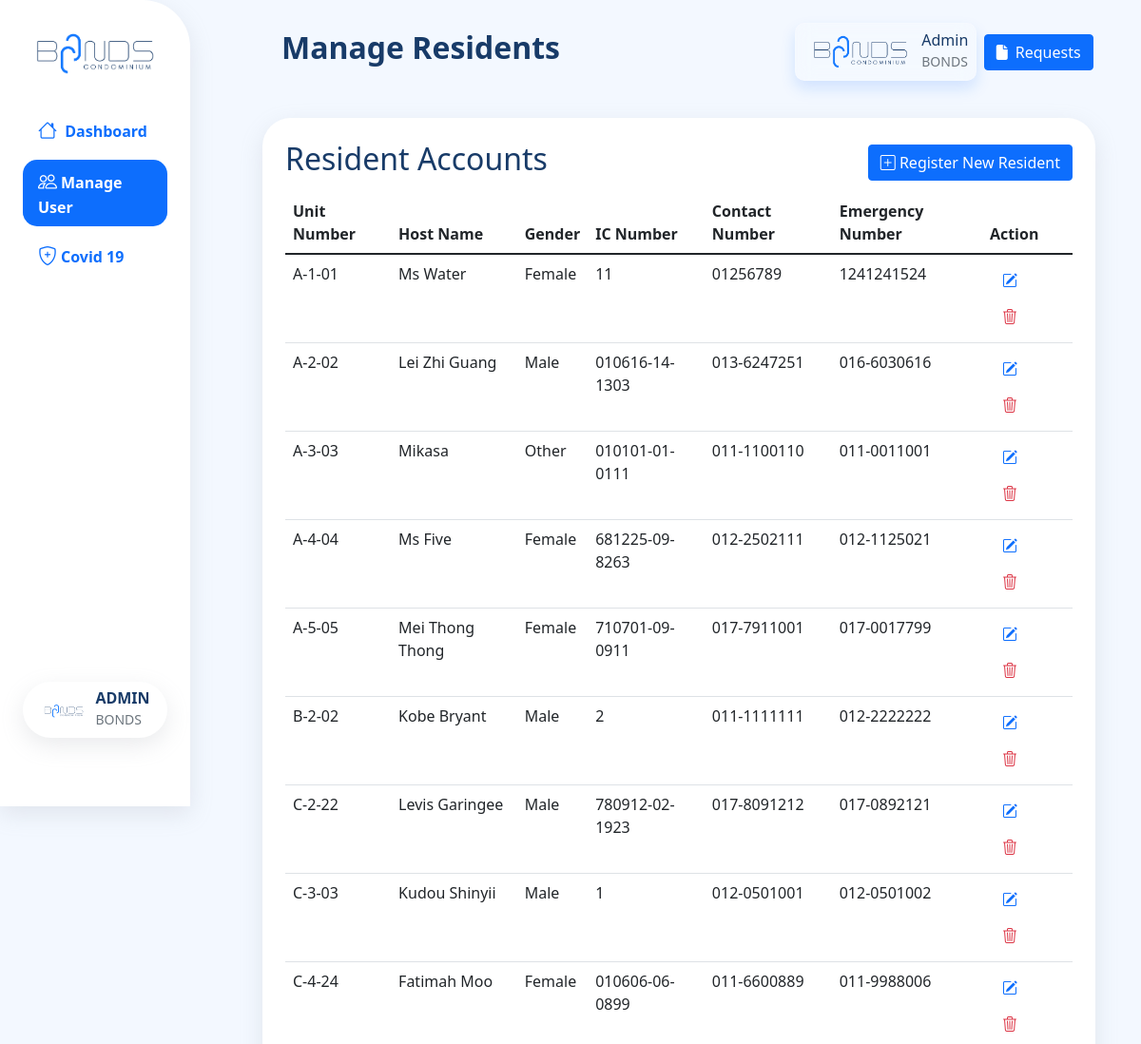
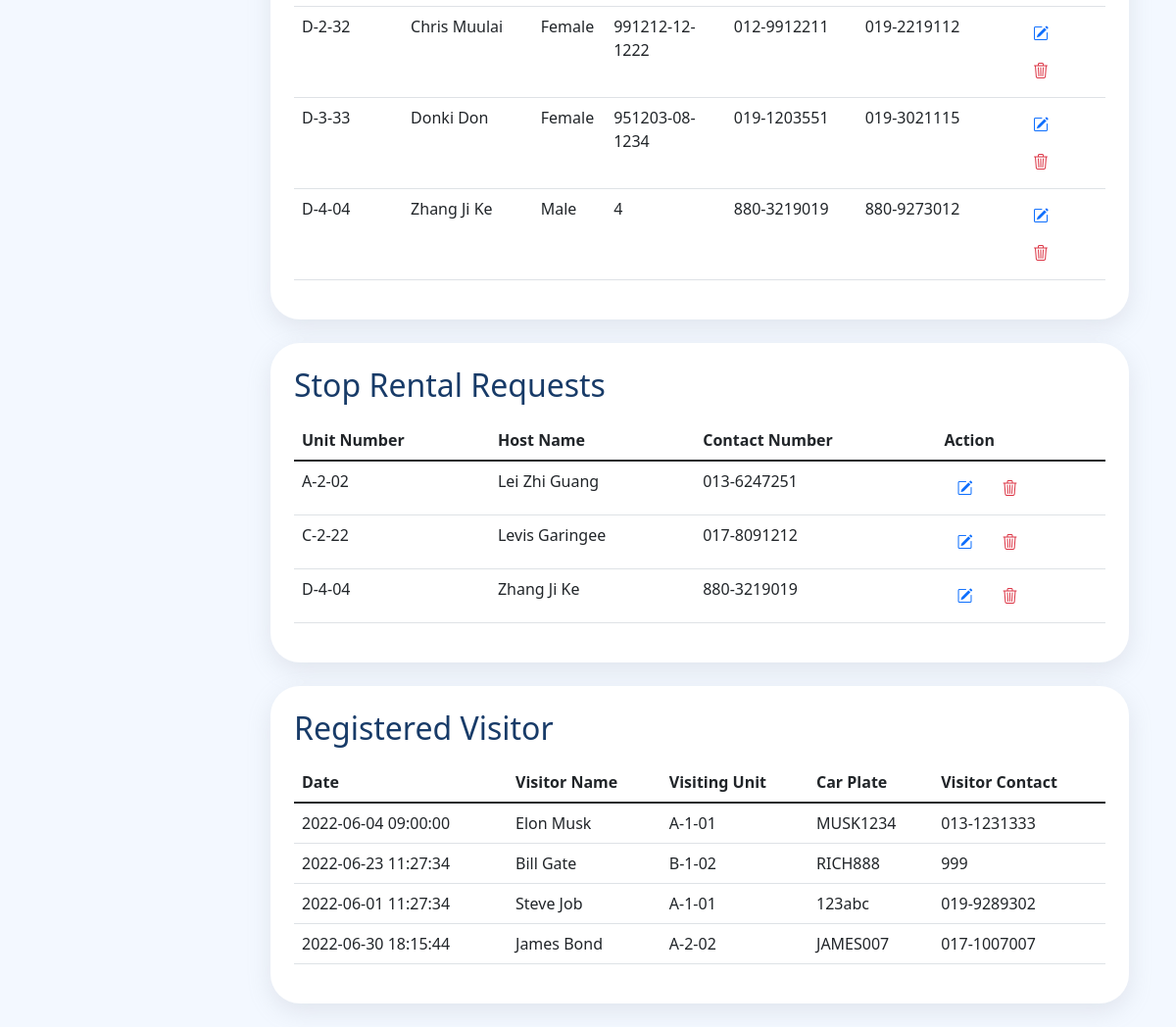
/admin-manageuser.php (signed in), run on an earlier commit of the app's database (2 pictures, top to bottom).
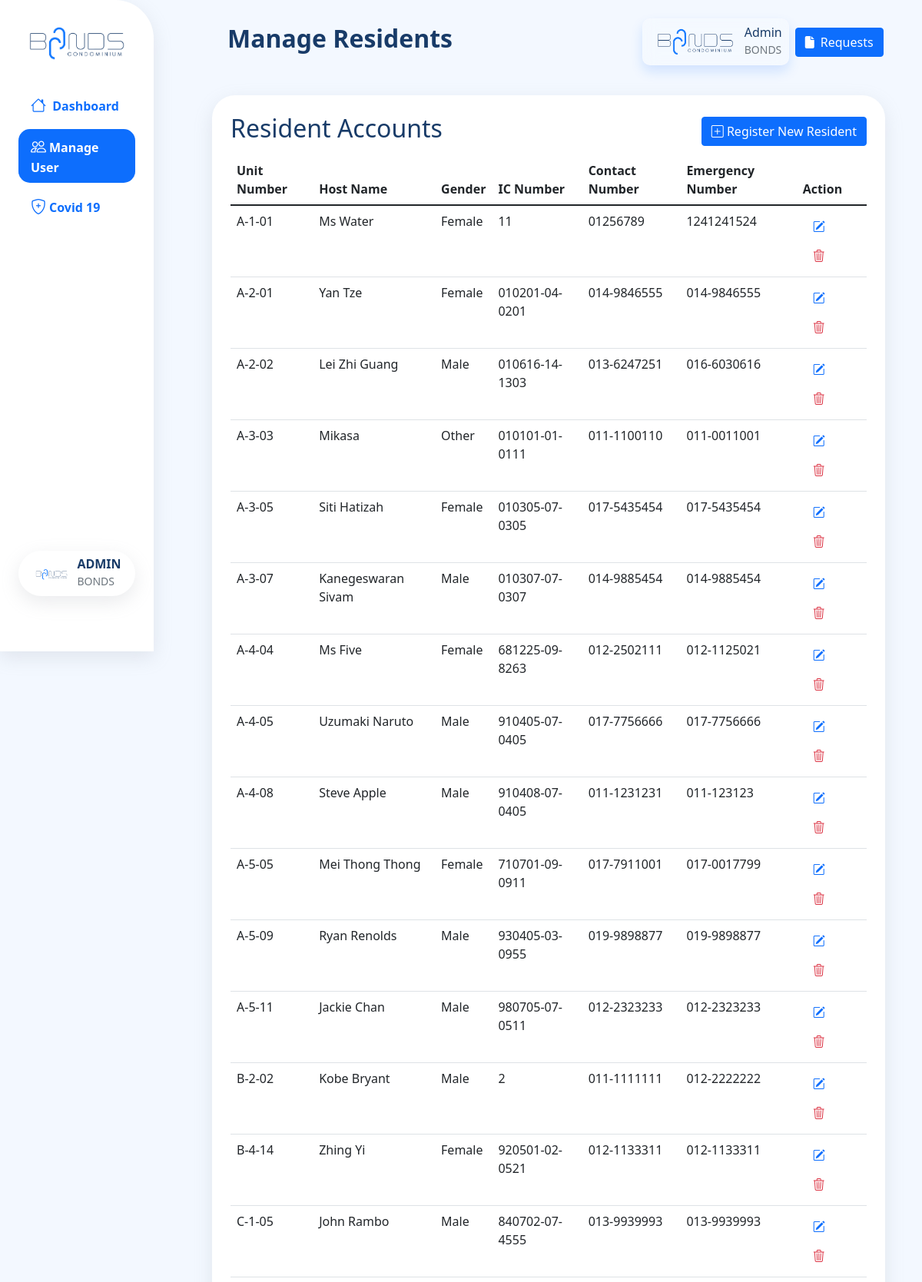
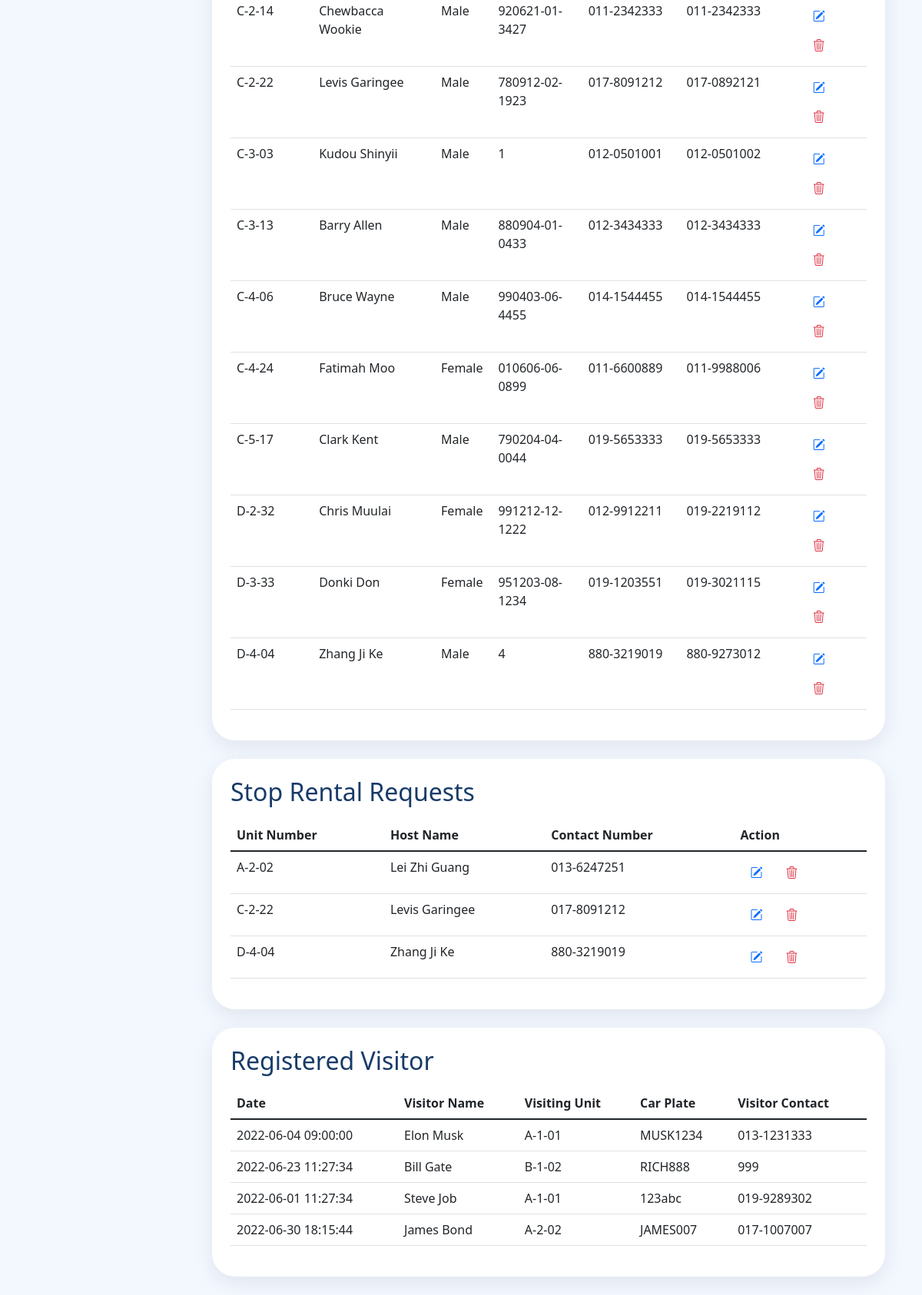
And on a later commit of the database (2 pictures, top to bottom).
### tables this page shows
CREATE TABLE `unit` (
  `unit_no` varchar(10) NOT NULL,
  `owner_ic` varchar(20) NOT NULL,
  `car_park_id` varchar(25) NOT NULL
);

CREATE TABLE `resident` (
  `ic` varchar(20) NOT NULL,
  `name` varchar(50) NOT NULL,
  `dob` date NOT NULL,
  `gender` varchar(10) NOT NULL,
  `race` varchar(20) NOT NULL,
  `contact` varchar(20) NOT NULL,
  `emergency_contact` varchar(20) NOT NULL,
  `email` varchar(100) NOT NULL,
  `check_in_date` datetime NOT NULL,
  `profile_pic` varchar(500) NOT NULL,
  `covid_status` varchar(30) NOT NULL,
  `password` varchar(255) NOT NULL,
  `vaccine_status` varchar(30) NOT NULL,
  `rental_status` varchar(20) NOT NULL
);

CREATE TABLE `visitorpass` (
  `pass_id` int(11) NOT NULL,
  `unit` varchar(20) NOT NULL,
  `visitor_name` varchar(50) NOT NULL,
  `visitor_ic` varchar(20) NOT NULL,
  `visitor_contact` varchar(20) NOT NULL,
  `car_details` varchar(50) NOT NULL,
  `car_plate` varchar(15) NOT NULL,
  `start_time` datetime NOT NULL,
  `end_time` datetime NOT NULL,
  `visitor_num` int(11) NOT NULL
);

### admin-manageuser.php (the view, shortened to what this page needs)
<?php
    $pageTitle = "Manage Residents";
    include 'includes/admin-header.php';
?>
                        <div class="col-12 mycontainer mx-auto">
                            <div class="title d-flex align-items-center mb-2">
                                <h2>Resident Accounts</h2>
                            <button type="button" class="btn btn-primary ms-auto" data-bs-toggle="modal" data-bs-target="#addResidentModal"><i
                                    class="bi bi-plus-square"></i> Register New Resident</button>
                            </div>
                            <table class="table table-hover" id="ResidentTable">
                                <thead>
                                    <tr>
                                        <th scope="col">Unit Number</th>
                                        <th scope="col">Host Name</th>
                                        <th scope="col">Gender</th>
                                        <th scope="col">IC Number</th>
                                        <th scope="col">Contact Number</th>
                                        <th scope="col">Emergency Number</th>
                                        <th scope="col">Action</th>
                                    </tr>
                                </thead>
                                <tbody id="ResidentTableBody">
                                    <?php
                                        $data_query = mysqli_query($con, "SELECT * FROM unit INNER JOIN resident ON unit.owner_ic = resident.ic");
                                        if(mysqli_num_rows($data_query) > 0)
                                        {
                                            foreach($data_query as $resident)
                                            {
                                    ?>
                                                <tr>
                                                    <td><?= $resident['unit_no'] ?></td>
                                                    <td><?= $resident['name'] ?></td>
                                                    <td><?= $resident['gender'] ?></td>
                                                    <td><?= $resident['ic'] ?></td>
                                                    <td><?= $resident['contact'] ?></td>
                                                    <td><?= $resident['emergency_contact'] ?></td>
                                                    <td>
                                                        <button type="button" value="<?=$resident['ic'];?>" class='btn editResidentBtn'><i class='bi bi-pencil-square text-primary'></i></button>
                                                        <button type="button" value="<?=$resident['ic'];?>" class='btn deleteResidentBtn'><i class='bi bi-trash3 text-danger'></i></button>
                                                    </td>
                                                </tr>
                                    <?php
                                            }
                                        }
                                    ?>
                                </tbody>
                            </table>
                        </div>
                        <div class="col-12 mycontainer mt-4">
                            <div class="title d-flex align-items-center mb-2">
                                <h2>Stop Rental Requests</h2>
                            </div>
                            <table class="table table-hover" id="RequestTable">
                                <thead>
                                    <tr>
                                        <th scope="col">Unit Number</th>
                                        <th scope="col">Host Name</th>
                                        <th scope="col">Contact Number</th>
                                        <th scope="col">Action</th>
                                    </tr>
                                </thead>
                                <tbody id="RequestTableBody">
                                    <?php
                                        $data_query = mysqli_query($con, "SELECT * FROM unit INNER JOIN resident ON unit.owner_ic = resident.ic WHERE rental_status='request to stop'");
                                        if(mysqli_num_rows($data_query) > 0)
                                        {
                                            foreach($data_query as $resident)
                                            {
                                    ?>
                                                <tr>
                                                    <td><?= $resident['unit_no'] ?></td>
                                                    <td><?= $resident['name'] ?></td>
                                                    <td><?= $resident['contact'] ?></td>
                                                    <td>
                                                        <button type="button" value="<?=$resident['ic'];?>" class='btn editResidentBtn'><i class='bi bi-pencil-square text-primary'></i></button>
                                                        <button type="button" value="<?=$resident['ic'];?>" class='btn deleteResidentBtn'><i class='bi bi-trash3 text-danger'></i></button>
                                                    </td>
                                                </tr>
                                    <?php
                                            }
                                        }
                                    ?>
                                </tbody>
                            </table>
                        </div>
                        <div class="col-12 mycontainer mt-4">
                            <div class="title d-flex align-items-center mb-2">
                                <h2>Registered Visitor</h2>
                            </div>
                            <table class="table table-hover" id="VisitorTable">
                                <thead>
                                    <tr>
                                        <th scope="col">Date</th>
                                        <th scope="col">Visitor Name</th>
                                        <th scope="col">Visiting Unit</th>
                                        <th scope="col">Car Plate</th>
                                        <th scope="col">Visitor Contact</th>
                                    </tr>
                                </thead>
                                <tbody id="VisitorTableBody">
                                    <?php
                                        $data_query = mysqli_query($con, "SELECT * FROM visitorpass");
                                        if(mysqli_num_rows($data_query) > 0)
                                        {
                                            foreach($data_query as $visitor)
                                            {
                                    ?>
                                                <tr>
                                                    <td><?= $visitor['start_time'] ?></td>
                                                    <td><?= $visitor['visitor_name'] ?></td>
                                                    <td><?= $visitor['unit'] ?></td>
                                                    <td><?= $visitor['car_plate'] ?></td>
                                                    <td><?= $visitor['visitor_contact'] ?></td>
                                                </tr>
                                    <?php
                                            }
                                        }
                                    ?>
                                </tbody>
                            </table>
                        </div>
<?php include 'includes/admin-footer.php';?>

### includes/admin-header.php (shortened to what this page needs)
<!DOCTYPE html>
<html lang="en">
<head>
    <link href="https://cdn.jsdelivr.net/npm/bootstrap@5.1.3/dist/css/bootstrap.min.css" rel="stylesheet">
    <link rel="stylesheet" href="https://cdn.jsdelivr.net/npm/bootstrap-icons@1.8.1/font/bootstrap-icons.css">
    <link rel="stylesheet" href="https://cdn.datatables.net/1.11.5/css/jquery.dataTables.min.css">
    <link rel="stylesheet" href="assets/css/admin.css">
</head>
<body>
    <div class="container-fluid">
        <div class="row flex-nowrap">
            <div class="col-auto col-md-3 col-lg-3 col-xl-2 px-sm-2 py-4 pe-4 bg-white" id="sidebar">
                <div class="d-flex flex-column align-items-center align-items-sm-start px-3 pt-2 text-white min-vh-100">
                    <a class="mx-auto" id="logo" href="admin-dashboard.php"
                        class="d-flex align-items-center pb-3 mb-md-0 me-md-auto text-decoration-none">
                        <span class="fs-5 d-none d-sm-inline"><img src="assets/images/admin.png" alt="Bonds Logo"
                                width="150"></span>
                    </a>
                    <ul class="mx-auto nav nav-pills flex-column mb-sm-auto mb-0 align-items-center align-items-sm-start mt-4"
                        id="menu">
                        <li class="nav-item mt-2">
                            <a href="admin-dashboard.php" class="nav-link  menu_a">
                                <i class="fs-5 bi bi-house"></i> <span
                                    class="fs-6 ms-1 d-none d-sm-inline">Dashboard</span>
                            </a>
                        </li>
                        <li class="nav-item mt-2">
                            <a href="admin-manageuser.php" class="nav-link menu_a">
                                <i class="fs-5 bi bi-people"></i><span class="fs-6 ms-1 d-none d-sm-inline">Manage
                                    User</span>
                            </a>
                        </li>
                        <li class="nav-item mt-2">
                            <a href="admin-managecovid.php" class="nav-link menu_a">
                                <i class="fs-5 bi bi-shield-plus"></i><span class="fs-6 ms-1 d-none d-sm-inline">Covid
                                    19</span>
                            </a>
                        </li>
                    </ul>
                    <div class="dropdown w-100 mb-5 py-md-2" id="profile">
                        <a href="#" class=" text-decoration-none d-flex align-items-center justify-content-center"
                            id="dropdownUser1" data-bs-toggle="dropdown" aria-expanded="false">
                            <div class="">
                                <img src="assets/images/admin.png" alt="profile" width=50 class="rounded-circle">
                            </div>
                            <span class="d-none d-sm-inline ps-1">
                                <div class="ms-1">
                                    <h6 class="fw-bold py-0 my-0">ADMIN</h6>
                                    <small class="text-muted py-0 my-0">BONDS</small>
                                </div>
                            </span>
                        </a>
                    </div>
                </div>
            </div>
            <div class="py-4 mx-4 col" id="right_container">
                <div class="container-fluid ps-2" id="topbar_container">
                    <nav class="navbar navbar-expand-lg navbar-light mt-3" id="topbar">
                        <div class="container-fluid">
                            <h2 class="navbar-brand fw-bolder fs-2 mydarkgreen" id="page_title"><?php echo $pageTitle; ?></h2>
                            <span class="collapse navbar-collapse" id="navbarSupportedContent">
                                <ul class="navbar-nav ms-auto align-items-center">
                                    <li class="nav-item dropdown ms-auto me-1">
                                        <a href="profile.php" class="text-decoration-none" id="dropdownUser2" data-bs-toggle="dropdown" aria-expanded="false">
                                            <div class="text-nowrap glassmorphism p-2" id="topbar_profile">
                                                <div class="d-flex">
                                                    <div class="my-auto">
                                                        <img class="rounded-circle small_profile_picture" src="assets/images/admin.png" alt="profile picture" height="40">
                                                    </div>
                                                    <div class="ms-1">
                                                        <h6 class="py-0 my-0">Admin</h6>
                                                        <small class="text-muted py-0 my-0">BONDS</small>
                                                    </div>
                                                </div>
                                            </div>
                                         </a>
                                    </li>
                                </ul>
                                <a href="https://mail.google.com/mail/u/0/" target="_blank"  title="Send Email" class="mx-1 btn btn_mygreen">
                                    <i class="fa-solid fa-file me-2"></i>Requests</a>
                            </span>
                        </div>
                    </nav>
                </div>
                <div class="container main_content_container">
                    <div class="row">

### includes/admin-footer.php (shortened to what this page needs)
                        </div>
                </div>
            </div>
        </div>
    </div>
</body>
</html>

### assets/css/admin.css (style rules this page uses)
html, body { padding: 0; margin: 0; background-color: #f3f8ff; width: 100%; height: 100vh; }
body { overflow-x: hidden; }
.mycontainer { box-shadow: rgba(149, 157, 165, 0.2) 0px 8px 24px; border-radius: 30px !important; background-color: white !important; padding: 1.5rem !important; }
.btn_mygreen, .bg_mygreen { background-color: #0d6efd; border-color: #0d6efd; color: #fff; }
a { color: #0d6efd; }
.mydarkgreen, h1, h2, h3, h4, h5, h6 { color: #183b68 !important; }
.small_profile_picture { object-fit: cover !important; }
#sidebar { border-radius: 0 50px 0 0; z-index: 20; position: fixed; box-shadow: rgba(149, 157, 165, 0.2) 0px 8px 24px; }
.nav-item { width: 100%; }
.nav-pills .nav-link.active, .nav-pills .show > .nav-link { background-color: #0d6efd; color: white; }
#menu .nav-link { border-radius: 15px; font-weight: bold; }
.nav-link { color: #0d6efd; }
#profile { box-shadow: rgba(149, 157, 165, 0.2) 0px 8px 24px; border-radius: 30px !important; background-color: white !important; }
#topbar_container { padding: 0 5% 0 0; top: 0; background-color: #f3f8ff; position: fixed; z-index: 10; }
#page_title { color: #183b68; }
@media (min-width: 576px) { #right_container { padding-left: 35%; } }
@media (min-width: 576px) { #topbar { width: 55%; } }
@media (min-width: 768px) { #right_container { padding-left: 30%; } }
@media (min-width: 768px) { #topbar { width: 70%; } }
@media (min-width: 1200px) { #right_container { padding-left: 20%; } }
@media (min-width: 1200px) { #topbar { width: 80%; } }
.glassmorphism { background: rgba(255, 255, 255, 0.15); box-shadow: 0 8px 16px 0 rgba(13, 109, 253, 0.15); backdrop-filter: blur(10px); -webkit-backdrop-filter: blur(1 4px); border-radius: 10px; border: 1px solid rgba(255, 255, 255, 0.15); cursor: pointer; }
.main_content_container { margin-top: 100px; }
#UserTableBody tr, #RequestTableBody tr, #report_table tr :hover { cursor: pointer; }

What changed in the data, as far as the page shows it:
added unit: unit_no "A-2-01", resident.name "Yan Tze", resident.gender "Female", resident.ic "010201-04-0201", resident.contact "014-9846555", resident.emergency_contact "014-9846555", shown under "Resident Accounts"
added unit: unit_no "A-3-05", resident.name "Siti Hatizah", resident.gender "Female", resident.ic "010305-07-0305", resident.contact "017-5435454", resident.emergency_contact "017-5435454", shown under "Resident Accounts"
added unit: unit_no "A-3-07", resident.name "Kanegeswaran Sivam", resident.gender "Male", resident.ic "010307-07-0307", resident.contact "014-9885454", resident.emergency_contact "014-9885454", shown under "Resident Accounts"
added unit: unit_no "A-4-05", resident.name "Uzumaki Naruto", resident.gender "Male", resident.ic "910405-07-0405", resident.contact "017-7756666", resident.emergency_contact "017-7756666", shown under "Resident Accounts"
added unit: unit_no "A-4-08", resident.name "Steve Apple", resident.gender "Male", resident.ic "910408-07-0405", resident.contact "011-1231231", resident.emergency_contact "011-123123", shown under "Resident Accounts"
added unit: unit_no "A-5-09", resident.name "Ryan Renolds", resident.gender "Male", resident.ic "930405-03-0955", resident.contact "019-9898877", resident.emergency_contact "019-9898877", shown under "Resident Accounts"
added unit: unit_no "A-5-11", resident.name "Jackie Chan", resident.gender "Male", resident.ic "980705-07-0511", resident.contact "012-2323233", resident.emergency_contact "012-2323233", shown under "Resident Accounts"
now on this page (row edited): unit: unit_no "B-4-14", resident.name "Zhing Yi", resident.gender "Female", resident.ic "920501-02-0521", resident.contact "012-1133311", resident.emergency_contact "012-1133311", shown under "Resident Accounts"
added unit: unit_no "C-1-05", resident.name "John Rambo", resident.gender "Male", resident.ic "840702-07-4555", resident.contact "013-9939993", resident.emergency_contact "013-9939993", shown under "Resident Accounts"
added unit: unit_no "C-2-14", resident.name "Chewbacca Wookie", resident.gender "Male", resident.ic "920621-01-3427", resident.contact "011-2342333", resident.emergency_contact "011-2342333", shown under "Resident Accounts"
added unit: unit_no "C-3-13", resident.name "Barry Allen", resident.gender "Male", resident.ic "880904-01-0433", resident.contact "012-3434333", resident.emergency_contact "012-3434333", shown under "Resident Accounts"
added unit: unit_no "C-4-06", resident.name "Bruce Wayne", resident.gender "Male", resident.ic "990403-06-4455", resident.contact "014-1544455", resident.emergency_contact "014-1544455", shown under "Resident Accounts"
added unit: unit_no "C-5-17", resident.name "Clark Kent", resident.gender "Male", resident.ic "790204-04-0044", resident.contact "019-5653333", resident.emergency_contact "019-5653333", shown under "Resident Accounts"
